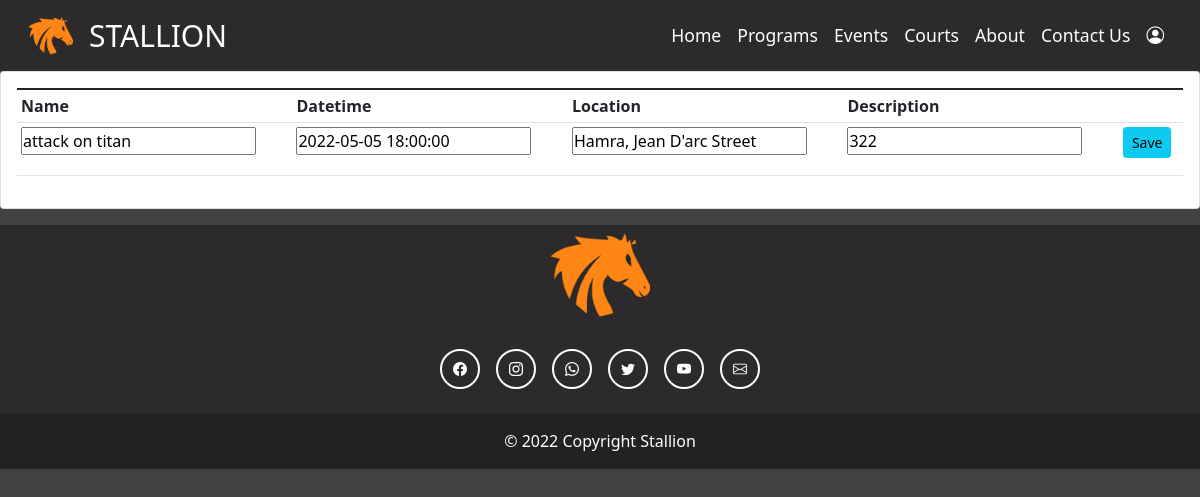
The page /update_events/attack on titan on the database its author committed.
### stallion_website/models.py (models this page shows, shortened)
class Event(models.Model):
    class Meta:
        unique_together = ('datetime', 'location')
    name = models.CharField(max_length=200)
    datetime = models.DateTimeField()
    location = models.CharField(max_length=200)
    description = models.CharField(max_length=300)

### stallion_website/views.py (the view)
# urls.py: path('update_events/<str:m>', views.update_events, name='update_events'),
def update_events(request, m):
    events = Event.objects.get(name=m)
    form = UpdateEventsForm(initial={'name': getattr(events, 'name'),'datetime': getattr(events, 'datetime'), 'location': getattr(events, 'location'), 'description': getattr(events, 'description')})
    return render(request, 'stallion_website/updateEvents.html', {'form': form, 'm': m})

### stallion_website/forms.py
class UpdateEventsForm(ModelForm):
    class Meta:
        model = Event
        fields = ['name', 'datetime', 'location', 'description']

### stallion_website/templates/stallion_website/updateEvents.html (shortened to what this page needs)
{% load static %}
<!doctype html>
<html lang="en">
  <head>
    <link
    href="https://cdn.jsdelivr.net/npm/bootstrap@5.1.3/dist/css/bootstrap.min.css"
    rel="stylesheet"
    />
    <link
      rel="stylesheet"
      href="https://cdn.jsdelivr.net/npm/bootstrap-icons@1.5.0/font/bootstrap-icons.css"
    />
    <link
      rel="stylesheet"
      type="text/css"
      href="{% static '/css/adminAccount.css' %}"
    />
  </head>
    {% include 'stallion_website/navbar.html' %}
    <div class="card card-body">
        <table class="table table-sm">
            <form method="POST" action="{% url 'save_updates5' %}">
            <tr>
                <th>Name</th>
                <th>Datetime</th>
                <th>Location</th>
                <th>Description</th>
                <th></th>
            </tr>
            <td>
                <div class="form-floating mb-3">
                    {{form.name}}
                  </div>
            </td>
            <td>
                <div class="form-floating mb-3">
                    {{form.datetime}}
                </div>
            </td>
            <td>
                <div class="form-floating mb-3">
                    {{form.location}}
                </div>
            </td>
            <td>
                <div class="form-floating mb-3">
                    {{form.description}}
                </div>
            </td>
            <td>
                <input class="btn btn-sm btn-info" type="submit" value="Save"></input>
            </td>
        </form>
    </table>
    </div>
    {% include 'stallion_website/footer.html' %}
</html>

### static/css/adminAccount.css (style rules this page uses)
* { margin: 0; padding: 0; }
html, body { background: var(--darkgrey); }

### static/css/variables.css (style rules this page uses)
:root { --darkorange: #ff8614; --orange: #fda14b; --darkslategray: #2c2a2a; --darkgrey: #424242; --white: #e7e7e7; }

### rows shown on the page
Event: name "attack on titan", datetime "2022-05-05 18:00:00", location "Hamra, Jean D'arc Street", description "322"
